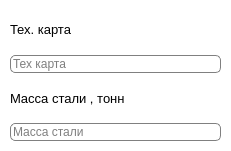
   <widget class="QWidget" name="widget_8" native="true">
    <property name="geometry">
     <rect>
      <x>60</x>
      <y>40</y>
      <width>231</width>
      <height>151</height>
     </rect>
    </property>
    <property name="styleSheet">
     <string notr="true">border-radius: 5px;
background-color: rgb(255, 255, 255);</string>
    </property>
    <widget class="QWidget" name="verticalLayoutWidget_35">
     <property name="geometry">
      <rect>
       <x>10</x>
       <y>10</y>
       <width>211</width>
       <height>131</height>
      </rect>
     </property>
     <layout class="QVBoxLayout" name="verticalLayout_25">
      <item>
       <widget class="QLabel" name="label_241">
        <property name="font">
         <font>
          <pointsize>10</pointsize>
         </font>
        </property>
        <property name="text">
         <string>Тех. карта</string>
        </property>
       </widget>
      </item>
      <item>
       <widget class="QLineEdit" name="lineEdit_67">
        <property name="styleSheet">
         <string notr="true">border: 1px solid gray;
border-radius: 5%</string>
        </property>
        <property name="placeholderText">
         <string>Тех карта</string>
        </property>
       </widget>
      </item>
      <item>
       <widget class="QLabel" name="label_242">
        <property name="font">
         <font>
          <pointsize>10</pointsize>
         </font>
        </property>
        <property name="text">
         <string>Масса стали , тонн</string>
        </property>
       </widget>
      </item>
      <item>
       <widget class="QLineEdit" name="lineEdit_68">
        <property name="enabled">
         <bool>true</bool>
        </property>
        <property name="styleSheet">
         <string notr="true">border: 1px solid gray;
border-radius: 5%</string>
        </property>
        <property name="placeholderText">
         <string>Масса стали</string>
        </property>
       </widget>
      </item>
     </layout>
    </widget>
   </widget>
